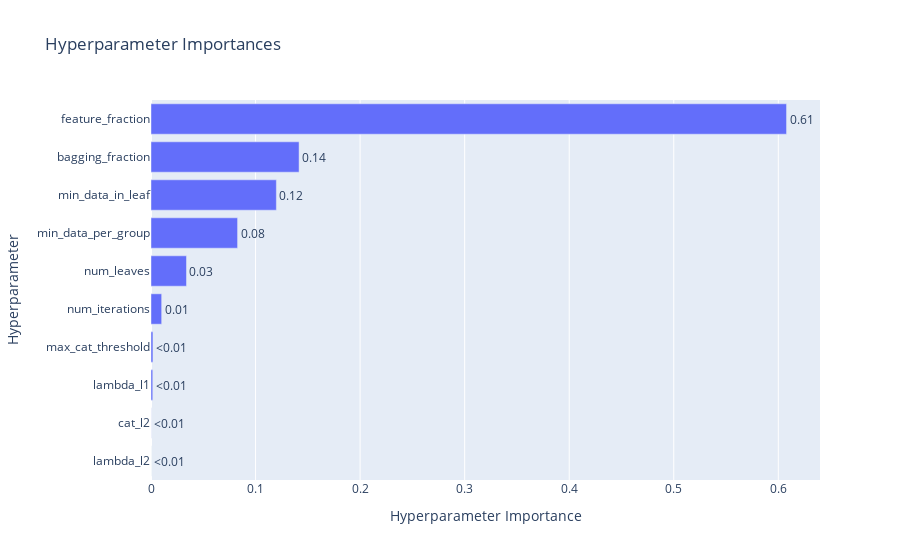

The notebook cell saved with this chart:
### Code cell
plot_param_importances(study)

### Figure 1 — Plotly figure (JSON) as saved in the notebook; plotly's stock layout.template omitted (floating-point values rounded to 4 significant figures)
{"data": [{"cliponaxis": false, "hovertemplate": ["lambda_l2 (FloatDistribution): 1.2936424260733953e-06<extra></extra>", "cat_l2 (FloatDistribution): 7.692582495054158e-05<extra></extra>", "lambda_l1 (FloatDistribution): 0.0016756505227554872<extra></extra>", "max_cat_threshold (IntDistribution): 0.0018531544166919209<extra></extra>", "num_iterations (IntDistribution): 0.01021010132039329<extra></extra>", "num_leaves (IntDistribution): 0.03394214864457346<extra></extra>", "min_data_per_group (IntDistribution): 0.08280968349458288<extra></extra>", "min_data_in_leaf (IntDistribution): 0.11991234906396386<extra></extra>", "bagging_fraction (FloatDistribution): 0.1416379300863826<extra></extra>", "feature_fraction (FloatDistribution): 0.6078807629832799<extra></extra>"], "name": "Objective Value", "orientation": "h", "text": ["<0.01", "<0.01", "<0.01", "<0.01", "0.01", "0.03", "0.08", "0.12", "0.14", "0.61"], "textposition": "outside", "type": "bar", "x": [1.294e-06, 7.693e-05, 0.001676, 0.001853, 0.01021, 0.03394, 0.08281, 0.1199, 0.1416, 0.6079], "y": ["lambda_l2", "cat_l2", "lambda_l1", "max_cat_threshold", "num_iterations", "num_leaves", "min_data_per_group", "min_data_in_leaf", "bagging_fraction", "feature_fraction"]}], "layout": {"title": {"text": "Hyperparameter Importances"}, "xaxis": {"title": {"text": "Hyperparameter Importance"}}, "yaxis": {"title": {"text": "Hyperparameter"}}}}
